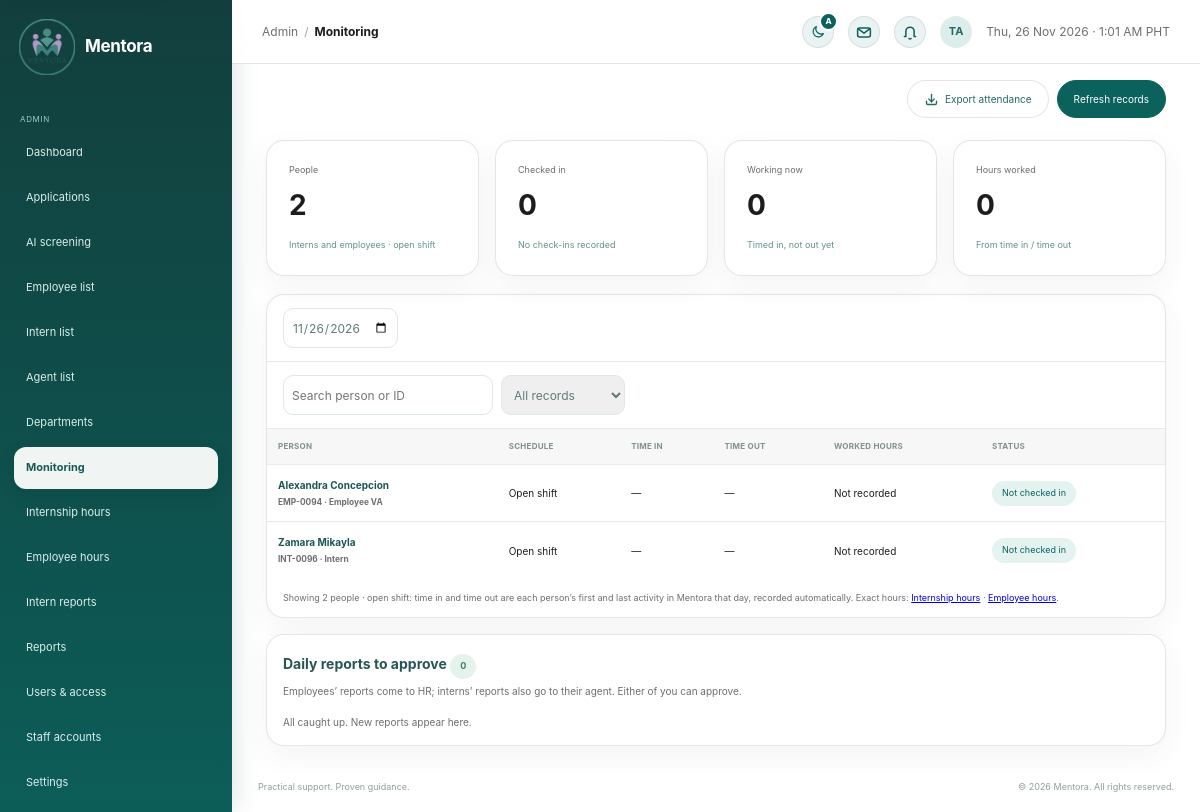
Page /admin/monitoring.php (signed in) on the committed database.
### tables this page shows
CREATE TABLE `users` (
  `id` int(10) UNSIGNED NOT NULL,
  `user_code` varchar(20) DEFAULT NULL,
  `first_name` varchar(80) NOT NULL,
  `last_name` varchar(80) NOT NULL,
  `email` varchar(190) NOT NULL,
  `email_verified_at` datetime DEFAULT NULL,
  `username` varchar(40) DEFAULT NULL,
  `pathway` enum('employee_va','internship') NOT NULL,
  `pathway_chosen_at` datetime DEFAULT current_timestamp(),
  `password_hash` varchar(255) NOT NULL,
  `role` enum('applicant','agent','admin') NOT NULL DEFAULT 'applicant',
  `status` enum('pending','approved','active','rejected','disabled') NOT NULL DEFAULT 'active',
  `presence` enum('active','busy','offline') NOT NULL DEFAULT 'active',
  `last_seen_at` datetime DEFAULT NULL,
  `department_id` int(10) UNSIGNED DEFAULT NULL,
  `agent_id` int(10) UNSIGNED DEFAULT NULL,
  `referred_by` int(10) UNSIGNED DEFAULT NULL,
  `avatar_path` varchar(190) DEFAULT NULL,
  `created_at` timestamp NOT NULL DEFAULT current_timestamp(),
  `updated_at` timestamp NOT NULL DEFAULT current_timestamp() ON UPDATE current_timestamp()
);

### admin/monitoring.php (the view, shortened to what this page needs)
<?php
require_once __DIR__ . '/../includes/workflow.php';
require __DIR__ . '/../includes/admin_layout.php';
$date = (string) ($_GET['date'] ?? date('Y-m-d'));
$query = $pdo->prepare(
    "SELECT u.id, u.user_code, u.first_name, u.last_name, u.email, u.pathway, d.name AS department_name, a.time_in, a.time_out
     FROM users u
     LEFT JOIN departments d ON d.id = u.department_id
     LEFT JOIN attendance a ON a.user_id = u.id AND a.work_date = ?
     WHERE u.role = 'applicant' AND u.status = 'active' AND DATE(u.created_at) <= ?
     ORDER BY a.time_in IS NULL, a.time_in, u.first_name"
);
$query->execute([$date, $date]);
$roster = $query->fetchAll();
$states = [];
foreach ($roster as $person) {
    $states[$person['id']] = mentora_attendance_state($person['time_in'] ? $person : null, $date);
}
$checkedIn = count(array_filter($roster, static fn($p) => $p['time_in'] !== null));
$working = count(array_filter($states, static fn($s) => $s[0] === 'Working'));
$hoursWorked = array_sum(array_map(static fn($s) => (float) ($s[2] ?? 0), $states));
$people = count($roster);
$waiting = mentora_reports_waiting($pdo);
?>
<div class="admin-heading">
    <div class="admin-actions"><a class="admin-btn"
        href="export.php?type=attendance&amp;date=<?= mentora_h($date) ?>"><?= mentora_icon('download') ?>Export attendance</a><a class="admin-btn primary" href="monitoring.php?date=<?= mentora_h($date) ?>">Refresh records</a>
    </div>
</div>
<div class="metric-grid">
    <div class="metric-card">
        <small>People</small><strong><?= $people ?></strong><span>Interns and employees · open shift</span>
    </div>
    <div class="metric-card">
        <small>Checked in</small><strong><?= $checkedIn ?></strong><span><?= $checkedIn ? 'Time-in recorded' : 'No check-ins recorded' ?></span>
    </div>
    <div class="metric-card">
        <small>Working now</small><strong><?= $working ?></strong><span>Timed in, not out yet</span>
    </div>
    <div class="metric-card">
        <small>Hours worked</small><strong><?= mentora_hours($hoursWorked) ?></strong><span>From time in / time out</span>
    </div>
</div>
<section class="admin-panel data-panel">
    <form class="table-toolbar" method="get">
        <input id="day" type="date" name="date" max="<?= date('Y-m-d') ?>" value="<?= mentora_h($date) ?>" onchange="this.form.submit()">
    </form>
    <div class="table-toolbar" data-table-filter="attendance-table">
        <input type="search"
            data-filter="search"
            placeholder="Search person or ID"
            aria-label="Search people"><select data-filter="state" aria-label="Attendance">
            <option value="all">All records</option>
        </select>
    </div>
    <table class="admin-table" id="attendance-table">
        <thead>
            <tr>
                <th>Person</th>
                <th>Schedule</th>
                <th>Time in</th>
                <th>Time out</th>
                <th>Worked hours</th>
                <th>Status</th>
            </tr>
        </thead>
        <tbody>
        <?php foreach ($roster as $person): [$label, $badge, $worked] = $states[$person['id']]; ?>
            <tr data-state="<?= mentora_h(mb_strtolower($label)) ?>">
                <td><?= mentora_h($person['first_name'] . ' ' . $person['last_name']) ?><br><small><?= mentora_h($person['user_code']) ?> · <?= mentora_pathway_label($person['pathway']) ?></small>
                </td>
                <td>Open shift</td>
                <td><?= $person['time_in'] ? date('g:i A', strtotime($person['time_in'])) : '—' ?></td>
                <td><?= $person['time_out'] ? date('g:i A', strtotime($person['time_out'])) : '—' ?></td>
                <td><?= $worked !== null ? mentora_hours($worked) . ' hrs' : ($person['time_in'] ? 'In progress' : 'Not recorded') ?></td>
                <td><span class="badge <?= $badge ?>"><?= mentora_h($label) ?></span></td>
            </tr>
        <?php endforeach; ?>
    </tbody></table>
    <div class="table-note">Showing <span data-filter-count="attendance-table"><?= count($roster) ?></span> people · open shift: time in and time out are each person’s first and last activity in Mentora that day, recorded automatically. Exact hours: <a href="intern_hours.php">Internship hours</a> · <a href="employee_hours.php">Employee hours</a>.</div>
</section>
<section class="admin-panel data-panel" id="reports" style="margin-top:16px">
    <h2>Daily reports to approve <span class="badge <?= $waiting ? 'warn' : '' ?>"><?= count($waiting) ?></span></h2>
    <p class="panel-subtitle">Employees’ reports come to HR; interns’ reports also go to their agent. Either of you can approve.</p>
</section>
<?php require __DIR__ . '/../includes/admin_footer.php'; ?>

### assets/css/admin.css (style rules this page uses)
:root { --admin-ink: #155d5c; }
.admin-body, .applicant-body { --workspace-blue: var(--mentora-teal); --workspace-bg: #f5f5f7; --workspace-surface: rgba(255, 255, 255, 0.86); --workspace-line: rgba(60, 60, 67, 0.13); --workspace-muted: #6e6e73; background: radial-gradient(circle at 100% 0, rgba(120, 213, 204, 0.18), transparent 25rem), var(--workspace-bg); color: #1d1d1f; font-family: -apple-system, BlinkMacSystemFont, "SF Pro Display", "SF Pro Text", "Segoe UI", sans-serif; font-size: 12px; }
.admin-heading { align-items: flex-start; display: flex; justify-content: space-between; margin-bottom: 22px; }
.admin-workspace .admin-heading:not(.module-heading, .keep-title) { justify-content: flex-end; }
.admin-actions { display: flex; gap: 8px; }
.admin-btn { background: #fff; border: 1px solid var(--workspace-line); border-radius: 999px; color: #246965; font-size: 10px; padding: 10px 16px; text-decoration: none; transition: box-shadow 180ms ease, transform 180ms ease; }
.admin-btn.primary { background: var(--workspace-blue); border-color: var(--workspace-blue); color: #fff; }
.metric-grid { display: grid; gap: 16px; grid-template-columns: repeat(4, 1fr); margin-bottom: 18px; }
.metric-card, .admin-panel, .pathway-card { background: var(--workspace-surface); border: 1px solid var(--workspace-line); border-radius: 18px; box-shadow: 0 10px 28px rgba(60, 60, 67, 0.06); }
.metric-card, .admin-panel { padding: 22px; }
.metric-card { transition: box-shadow 180ms ease, transform 180ms ease; }
.metric-card small { color: var(--workspace-muted); display: block; font-size: 9px; }
.metric-card strong { color: #1d1d1f; display: block; font-size: 28px; margin: 6px 0; }
.metric-card span { color: #65918d; font-size: 9px; }
.admin-panel h2 { color: #275655; font-size: 14px; margin: 0 0 4px; }
.panel-subtitle { color: var(--workspace-muted); font-size: 10px; margin: 0 0 15px; }
.badge { background: #e4f3ec; border-radius: 999px; color: #3d8068; display: inline-block; font-size: 9px; padding: 5px 10px; }
.badge.info { background: var(--mentora-pale); color: var(--mentora-teal); }
.data-panel { overflow: hidden; padding: 0; }
.table-toolbar { border-bottom: 1px solid #e0ecea; display: flex; gap: 8px; padding: 13px 16px; }
.table-toolbar input, .table-toolbar select { border: 1px solid #dbe8e6; border-radius: 10px; color: #607977; font: inherit; min-height: 40px; padding: 8px; }
.admin-table { border-collapse: collapse; font-size: 10px; width: 100%; }
.admin-table th { background: rgba(245, 245, 247, 0.8); color: #80918f; font-size: 8px; letter-spacing: 0.03em; padding: 11px; text-align: left; text-transform: uppercase; }
.admin-table td { border-top: 1px solid #e5eeec; padding: 12px 11px; }
.admin-table td:first-child { color: #1c5553; font-weight: bold; }
.table-note { color: var(--workspace-muted); font-size: 9px; padding: 12px 16px; }
.admin-btn { transition: background 180ms ease, border-color 180ms ease, box-shadow 180ms ease, color 180ms ease, transform 180ms ease; }
.metric-card { overflow: hidden; position: relative; transition: border-color 220ms ease, box-shadow 220ms ease, transform 220ms ease; }
.metric-card::before { background: linear-gradient(90deg, var(--mentora-deep), var(--mentora-green) 60%, var(--mentora-mint)); content: ""; height: 3px; inset: 0 0 auto 0; position: absolute; transform: scaleX(0); transform-origin: left; transition: transform 320ms ease; }
.metric-card strong { transition: color 220ms ease; }
.admin-panel, .pathway-card { transition: border-color 220ms ease, box-shadow 220ms ease; }
.admin-panel h2, .pathway-card h2, .pathway-card h3 { transition: color 220ms ease; }
.admin-table tbody td { transition: background 160ms ease; }
.badge { transition: background 180ms ease, color 180ms ease; }

### assets/css/settings.css (style rules this page uses)
body { --ui-radius-card: 18px; --ui-radius-control: 999px; --ui-radius-item: 12px; --settings-card-solid: #fff; }
.admin-table td small { color: var(--workspace-muted, #6e6e73); }
.admin-panel.data-panel > h2 { padding: 18px 16px 0; }
.admin-panel.data-panel > .panel-subtitle { padding: 0 16px; }
.admin-btn:has(.btn-icon) { display: inline-flex; align-items: center; justify-content: center; gap: 6px; }

### rows in the picture
users: first_name+last_name "Alexandra Concepcion", user_code "EMP-0094", pathway "Employee VA", label "Not checked in"
users: first_name+last_name "Zamara Mikayla", user_code "INT-0096", pathway "Intern", label "Not checked in"

### other values in the picture
$e($label) "Dashboard"
$e($label) "Applications"
$e($label) "AI screening"
$e($label) "Employee list"
$e($label) "Intern list"
$e($label) "Agent list"
$e($label) "Departments"
$e($label) "Monitoring"
$e($label) "Internship hours"
$e($label) "Employee hours"
$e($label) "Intern reports"
$e($label) "Reports"
$e($label) "Users & access"
$e($label) "Staff accounts"
$e($label) "Settings"
